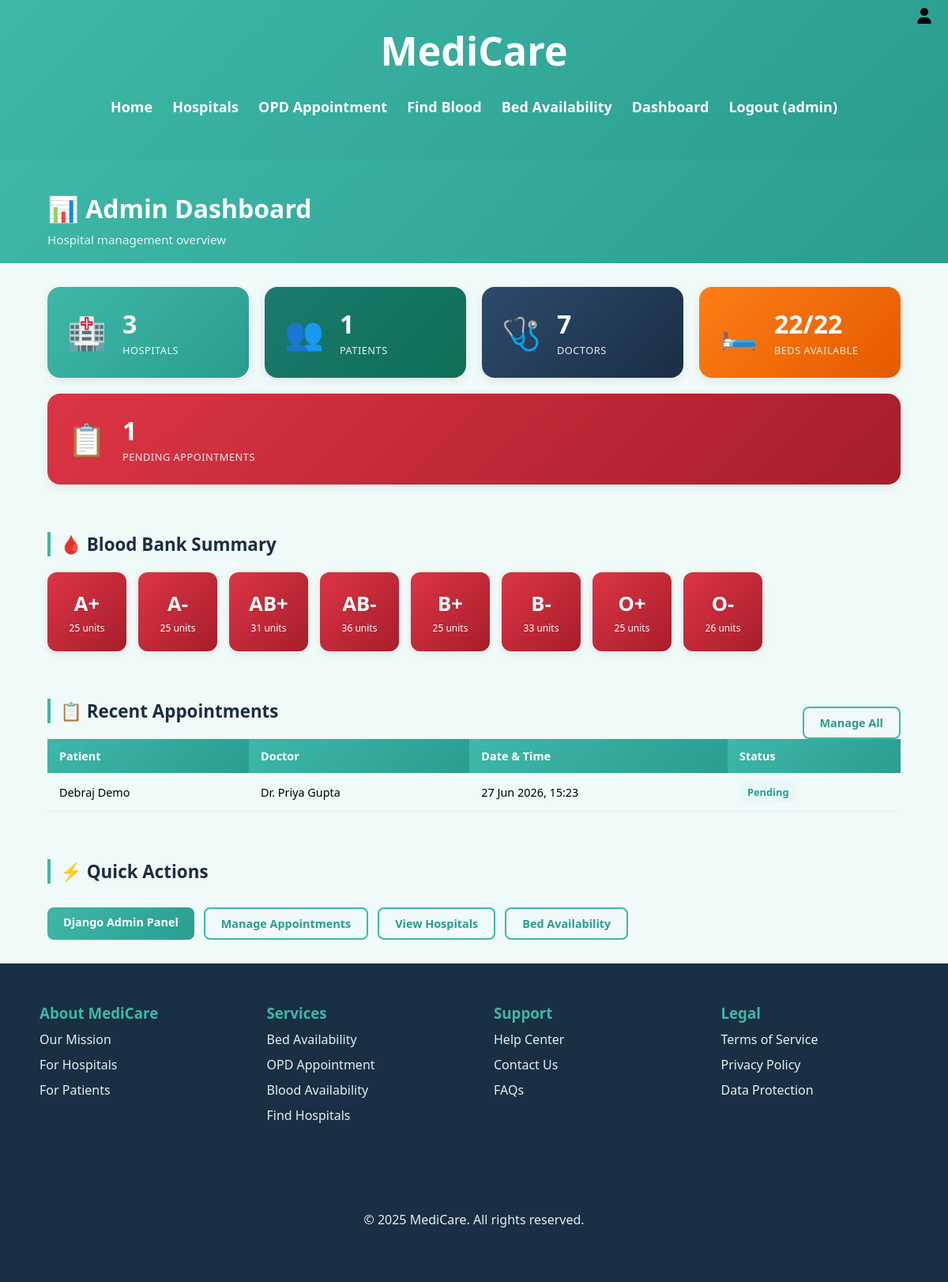
The page /dashboard/ (signed in) on the database its author committed.
### core/models.py (models this page shows, shortened)
class Appointment(models.Model):
    STATUS_CHOICES = [
        ('PENDING', 'Pending'),
        ('CONFIRMED', 'Confirmed'),
        ('CANCELLED', 'Cancelled'),
        ('COMPLETED', 'Completed'),
    ]
    patient = models.ForeignKey(Patient, on_delete=models.CASCADE, blank=True, null=True)
    doctor = models.ForeignKey(Doctor, on_delete=models.CASCADE, blank=True, null=True)
    slot = models.DateTimeField()
    status = models.CharField(max_length=10, choices=STATUS_CHOICES, default='PENDING')
    notes = models.TextField(blank=True, null=True)
    created_at = models.DateTimeField(auto_now_add=True, null=True)

class Patient(models.Model):
    user = models.ForeignKey(User, on_delete=models.CASCADE)
    phone = models.CharField(max_length=15, blank=True, null=True)
    date_of_birth = models.DateField(blank=True, null=True)
    blood_group = models.CharField(max_length=5, blank=True, null=True)
    def __str__(self):
        return self.user.get_full_name() or self.user.username

class Doctor(models.Model):
    user = models.ForeignKey(User, on_delete=models.CASCADE)
    department = models.ForeignKey(Department, on_delete=models.CASCADE)
    opd_duration = models.PositiveIntegerField(help_text="OPD duration in minutes")
    qualification = models.CharField(max_length=100, blank=True, null=True)
    experience_years = models.PositiveIntegerField(default=0)
    def __str__(self):
        return f"Dr. {self.user.get_full_name() or self.user.username}"

### core/views.py (the view)
# urls.py: path('dashboard/', views.dashboard, name='dashboard'),
@login_required(login_url='/login/')
def dashboard(request):
    if not request.user.is_staff:
        messages.error(request, 'Access denied. Staff only.')
        return redirect('home')
    total_hospitals = Hospital.objects.count()
    total_patients = Patient.objects.count()
    total_doctors = Doctor.objects.count()
    total_beds = Bed.objects.count()
    available_beds = Bed.objects.filter(allocated_to__isnull=True).count()
    pending_appointments = Appointment.objects.filter(status='PENDING').count()
    recent_appointments = Appointment.objects.select_related(
        'patient__user', 'doctor__user'
    ).order_by('-created_at')[:10]
    blood_summary = Bloodbank.objects.values('bld_grps').annotate(
        total_units=Sum('units_available')
    ).order_by('bld_grps')
    return render(request, 'core/dashboard.html', {
        'total_hospitals': total_hospitals,
        'total_patients': total_patients,
        'total_doctors': total_doctors,
        'total_beds': total_beds,
        'available_beds': available_beds,
        'pending_appointments': pending_appointments,
        'recent_appointments': recent_appointments,
        'blood_summary': blood_summary,
    })

### core/templates/core/dashboard.html (shortened to what this page needs)
{% extends 'core/base.html' %}
{% block content %}
<div class="page-header">
    <h1>📊 Admin Dashboard</h1>
    <p class="subtitle">Hospital management overview</p>
</div>
<div class="dashboard-grid">
    <div class="dash-card dash-blue">
        <div class="dash-icon">🏥</div>
        <div class="dash-info">
            <span class="dash-number">{{ total_hospitals }}</span>
            <span class="dash-label">Hospitals</span>
        </div>
    </div>
    <div class="dash-card dash-green">
        <div class="dash-icon">👥</div>
        <div class="dash-info">
            <span class="dash-number">{{ total_patients }}</span>
            <span class="dash-label">Patients</span>
        </div>
    </div>
    <div class="dash-card dash-teal">
        <div class="dash-icon">🩺</div>
        <div class="dash-info">
            <span class="dash-number">{{ total_doctors }}</span>
            <span class="dash-label">Doctors</span>
        </div>
    </div>
    <div class="dash-card dash-orange">
        <div class="dash-icon">🛏️</div>
        <div class="dash-info">
            <span class="dash-number">{{ available_beds }}/{{ total_beds }}</span>
            <span class="dash-label">Beds Available</span>
        </div>
    </div>
    <div class="dash-card dash-red">
        <div class="dash-icon">📋</div>
        <div class="dash-info">
            <span class="dash-number">{{ pending_appointments }}</span>
            <span class="dash-label">Pending Appointments</span>
        </div>
    </div>
</div>
<section class="section">
    <h2 class="section-title">🩸 Blood Bank Summary</h2>
    <div class="blood-grid">
        {% for entry in blood_summary %}
        <div class="blood-card {% if entry.total_units > 0 %}blood-available{% else %}blood-empty{% endif %}">
            <div class="blood-type">{{ entry.bld_grps }}</div>
            <div class="blood-units">{{ entry.total_units }} units</div>
        </div>
        {% empty %}
        <p class="empty-msg">No blood bank data found.</p>
        {% endfor %}
    </div>
</section>
<section class="section">
    <div style="display:flex; justify-content:space-between; align-items:center;">
        <h2 class="section-title">📋 Recent Appointments</h2>
        <a href="{% url 'manage_appointments' %}" class="btn btn-outline">Manage All</a>
    </div>
    <div class="table-wrapper">
        <table class="data-table">
            <thead>
                <tr><th>Patient</th><th>Doctor</th><th>Date & Time</th><th>Status</th></tr>
            </thead>
            <tbody>
                {% for appt in recent_appointments %}
                <tr>
                    <td>{{ appt.patient }}</td>
                    <td>{{ appt.doctor }}</td>
                    <td>{{ appt.slot|date:"d M Y, H:i" }}</td>
                    <td>
                        <span class="badge
                            {% if appt.status == 'CONFIRMED' %}badge-green
                            {% elif appt.status == 'CANCELLED' %}badge-red
                            {% elif appt.status == 'COMPLETED' %}badge-grey
                            {% else %}badge-blue{% endif %}">
                            {{ appt.get_status_display }}
                        </span>
                    </td>
                </tr>
                {% empty %}
                <tr><td colspan="4">No appointments yet.</td></tr>
                {% endfor %}
            </tbody>
        </table>
    </div>
</section>
<section class="section">
    <h2 class="section-title">⚡ Quick Actions</h2>
    <div class="quick-links">
        <a href="/admin/" class="btn btn-primary">Django Admin Panel</a>
        <a href="{% url 'manage_appointments' %}" class="btn btn-outline">Manage Appointments</a>
        <a href="{% url 'hospitals' %}" class="btn btn-outline">View Hospitals</a>
        <a href="{% url 'bed_availability' %}" class="btn btn-outline">Bed Availability</a>
    </div>
</section>
{% endblock %}

### core/templates/core/base.html (shortened to what this page needs)
<!DOCTYPE html>
{% load static %}
<html lang="en">
<head>
    <link rel="stylesheet" href="{% static 'styles/style.css' %}">
    <link rel="stylesheet" href="{% static 'styles/extra.css' %}">
</head>
<body>
    <div class="heading">
        <div class="nav">
            <a href="{% url 'home' %}" style="text-decoration:none;color:white;"><h1>MediCare</h1></a>
            <a href="{% if user.is_authenticated %}{% url 'logout' %}{% else %}{% url 'login' %}{% endif %}">
                <img class="logoImg" src="{% static 'assets/login.svg' %}" alt="login" title="{% if user.is_authenticated %}Logout{% else %}Login{% endif %}">
            </a>
        </div>
        <nav>
            <ul id="sidemenu">
                <li><a href="{% url 'home' %}">Home</a></li>
                <li><a href="{% url 'hospitals' %}">Hospitals</a></li>
                <li><a href="{% url 'book_appointment' %}">OPD Appointment</a></li>
                <li><a href="{% url 'blood_search' %}">Find Blood</a></li>
                <li><a href="{% url 'bed_availability' %}">Bed Availability</a></li>
                {% if user.is_authenticated %}
                    {% if user.is_staff %}
                    <li><a href="{% url 'dashboard' %}">Dashboard</a></li>
                    {% else %}
                    <li><a href="{% url 'my_appointments' %}">My Appointments</a></li>
                    {% endif %}
                    <li><a href="{% url 'logout' %}">Logout ({{ user.first_name|default:user.username }})</a></li>
                {% else %}
                    <li><a href="{% url 'login' %}">Login</a></li>
                    <li><a href="{% url 'register' %}">Register</a></li>
                {% endif %}
            </ul>
        </nav>
    </div>
    <main>
        {% block content %}{% endblock %}
    </main>
    <footer>
        <div class="foot">
            <div class="footer-elements">
                <h3>About MediCare</h3>
                <a href="{% url 'home' %}">Our Mission</a>
                <a href="{% url 'hospitals' %}">For Hospitals</a>
                <a href="{% url 'register' %}">For Patients</a>
            </div>
            <div class="footer-elements">
                <h3>Services</h3>
                <a href="{% url 'bed_availability' %}">Bed Availability</a>
                <a href="{% url 'book_appointment' %}">OPD Appointment</a>
                <a href="{% url 'blood_search' %}">Blood Availability</a>
                <a href="{% url 'hospitals' %}">Find Hospitals</a>
            </div>
            <div class="footer-elements">
                <h3>Support</h3>
                <a href="#">Help Center</a>
                <a href="#">Contact Us</a>
                <a href="#">FAQs</a>
            </div>
            <div class="footer-elements">
                <h3>Legal</h3>
                <a href="#">Terms of Service</a>
                <a href="#">Privacy Policy</a>
                <a href="#">Data Protection</a>
            </div>
        </div>
        <div class="rights">
            <p>© 2025 MediCare. All rights reserved.</p>
        </div>
    </footer>
</body>
</html>

### static/styles/style.css (style rules this page uses)
* { padding: 0; margin: 0; font-family: 'Segoe UI', Tahoma, Geneva, Verdana, sans-serif; }
body { background-color: #f0faf8; min-width: 100%; }
.logoImg { width: 20px; height: 20px; position: absolute; right: 20px; top: 10px; transition: filter 0.1s ease-in-out; }
.nav { display: flex; justify-content: center; align-items: center; }
.heading { width: 100%; background: linear-gradient(135deg, #3eb8a8, #2a9d8f); color: white; padding: 30px 0; text-align: center; }
.heading h1 { font-size: 50px; }
nav ul { list-style: none; padding: 15px 0; margin: 10px 0; display: flex; justify-content: center; gap: 25px; }
nav ul li { display: inline; }
nav ul li a { color: white; text-decoration: none; font-size: 18px; font-weight: bold; position: relative; }
nav ul li a:after { content: ''; height: 3px; width: 0; position: absolute; background: #ffe066; left: 0; bottom: -6px; transition: 0.5s; }
footer { background: #1a2e44; }
.foot { display: grid; grid-template-columns: 1fr 1fr 1fr 1fr; background: #1a2e44; color: #e0f2ef; padding: 50px; gap: 50px; }
.footer-elements { display: flex; flex-direction: column; gap: 10px; text-decoration: none; }
.footer-elements h3 { font-weight: 900; color: #3eb8a8; }
.footer-elements a { font-weight: 200; text-decoration: none; color: #e0f2ef; }
.rights { height: 5rem; padding: 10px 0; color: #e0f2ef; display: flex; justify-content: center; background: #1a2e44; }

### static/styles/extra.css (style rules this page uses)
:root { --teal: #3eb8a8; --teal-dark: #2a9d8f; --teal-light: #e8f8f6; --navy: #1a2e44; --navy-light: #2d4a6b; --white: #ffffff; --body-bg: #f0faf8; --text: #2c3e50; --text-soft: #5a7184; --border: #e0f2ef; }
.page-header { padding: 40px 60px 20px; background: linear-gradient(135deg, #3eb8a8, #2a9d8f); border-bottom: none; }
.page-header h1 { font-size: 2rem; color: white; }
.subtitle { color: rgba(255,255,255,0.85); margin-top: 8px; font-size: 0.95rem; }
.section { padding: 30px 60px; }
.section-title { font-size: 1.4rem; margin-bottom: 20px; color: var(--navy); border-left: 4px solid var(--teal); padding-left: 12px; }
.badge { padding: 4px 10px; border-radius: 20px; font-size: 0.8rem; font-weight: 600; display: inline-block; }
.badge-blue { background: var(--teal-light); color: var(--teal-dark); }
.btn { display: inline-block; padding: 9px 20px; border-radius: 8px; font-size: 0.9rem; font-weight: 600; text-decoration: none; cursor: pointer; border: none; transition: all 0.2s; margin-top: 10px; }
.btn-primary { background: linear-gradient(135deg, var(--teal), var(--teal-dark)); color: white; }
.btn-outline { background: transparent; color: var(--teal-dark); border: 2px solid var(--teal); }
.table-wrapper { overflow-x: auto; }
.data-table { width: 100%; border-collapse: collapse; font-size: 0.9rem; }
.data-table th { background: linear-gradient(135deg, var(--teal), var(--teal-dark)); color: white; padding: 12px 15px; text-align: left; }
.data-table td { padding: 11px 15px; border-bottom: 1px solid var(--border); }
.blood-grid { display: flex; flex-wrap: wrap; gap: 15px; }
.blood-card { width: 100px; height: 100px; border-radius: 12px; display: flex; flex-direction: column; align-items: center; justify-content: center; gap: 5px; box-shadow: 0 2px 8px rgba(0,0,0,0.1); }
.blood-available { background: linear-gradient(135deg, #dc3545, #a71d2a); color: white; }
.blood-type { font-size: 1.6rem; font-weight: 800; }
.blood-units { font-size: 0.75rem; }
.dashboard-grid { display: flex; flex-wrap: wrap; gap: 20px; padding: 30px 60px; }
.dash-card { display: flex; align-items: center; gap: 20px; padding: 25px; border-radius: 16px; min-width: 180px; flex: 1; box-shadow: 0 4px 12px rgba(0,0,0,0.08); color: white; }
.dash-blue { background: linear-gradient(135deg, #3eb8a8, #2a9d8f); }
.dash-green { background: linear-gradient(135deg, #1a7a6e, #0f6e56); }
.dash-teal { background: linear-gradient(135deg, #2d4a6b, #1a2e44); }
.dash-orange { background: linear-gradient(135deg, #fd7e14, #e55a00); }
.dash-red { background: linear-gradient(135deg, #dc3545, #a71d2a); }
.dash-icon { font-size: 2.5rem; }
.dash-number { font-size: 2rem; font-weight: 800; display: block; }
.dash-label { font-size: 0.8rem; opacity: 0.9; text-transform: uppercase; letter-spacing: 0.5px; }
.quick-links { display: flex; gap: 12px; flex-wrap: wrap; }

### rows shown on the page
Appointment: patient "Debraj Demo", doctor "Dr. Priya Gupta", slot "27 Jun 2026, 15:23", status "Pending"

### other values the page prints
{{ user.first_name|default:user.username }} "admin"
{{ total_hospitals }} "3"
{{ total_patients }} "1"
{{ total_doctors }} "7"
{{ available_beds }} "22"
{{ total_beds }} "22"
{{ pending_appointments }} "1"
{{ entry.bld_grps }} "A+" "A-" "AB+" "AB-" "B+" "B-" "O+" "O-"
{{ entry.total_units }} "25" "25" "31" "36" "25" "33" "25" "26"
